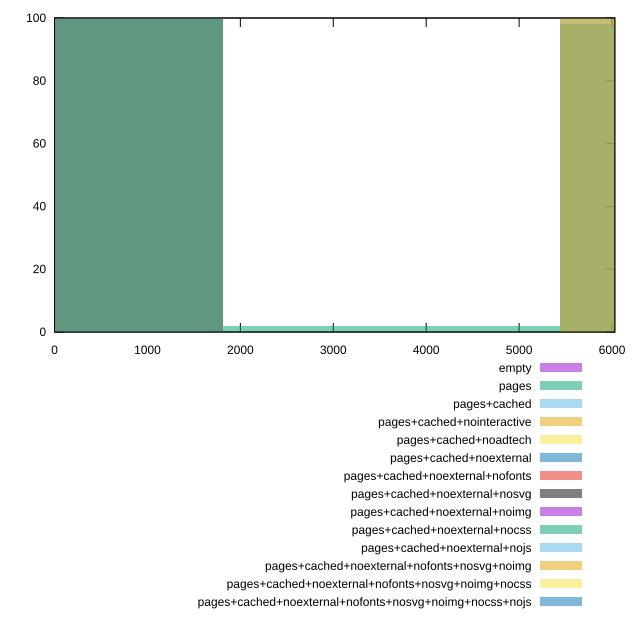

Write the gnuplot code that produced this figure.
reset

$empty <<EOF
0 100
EOF

$pages <<EOF
3627.9765787043034 2
7255.953157408607 98
EOF

$pagesCached <<EOF
7255.953157408607 100
EOF

$pagesCachedNointeractive <<EOF
7255.953157408607 100
EOF

$pagesCachedNoadtech <<EOF
0 100
EOF

$pagesCachedNoexternal <<EOF
0 100
EOF

$pagesCachedNoexternalNofonts <<EOF
0 100
EOF

$pagesCachedNoexternalNosvg <<EOF
0 100
EOF

$pagesCachedNoexternalNoimg <<EOF
0 100
EOF

$pagesCachedNoexternalNocss <<EOF
0 100
EOF

$pagesCachedNoexternalNojs <<EOF
0 100
EOF

$pagesCachedNoexternalNofontsNosvgNoimg <<EOF
0 100
EOF

$pagesCachedNoexternalNofontsNosvgNoimgNocss <<EOF
0 100
EOF

$pagesCachedNoexternalNofontsNosvgNoimgNocssNojs <<EOF
0 100
EOF

set key outside below
set boxwidth 3627.9765787043034
set xrange [0:6030]
set yrange [0:100]
set trange [0:100]
set style fill transparent solid 0.5 noborder
set terminal svg size 640, 620 enhanced background rgb 'white'
set output "reprap/uses-text-compression/comparison/histogram/all_raw.svg"

plot $empty title "empty" with boxes, \
     $pages title "pages" with boxes, \
     $pagesCached title "pages+cached" with boxes, \
     $pagesCachedNointeractive title "pages+cached+nointeractive" with boxes, \
     $pagesCachedNoadtech title "pages+cached+noadtech" with boxes, \
     $pagesCachedNoexternal title "pages+cached+noexternal" with boxes, \
     $pagesCachedNoexternalNofonts title "pages+cached+noexternal+nofonts" with boxes, \
     $pagesCachedNoexternalNosvg title "pages+cached+noexternal+nosvg" with boxes, \
     $pagesCachedNoexternalNoimg title "pages+cached+noexternal+noimg" with boxes, \
     $pagesCachedNoexternalNocss title "pages+cached+noexternal+nocss" with boxes, \
     $pagesCachedNoexternalNojs title "pages+cached+noexternal+nojs" with boxes, \
     $pagesCachedNoexternalNofontsNosvgNoimg title "pages+cached+noexternal+nofonts+nosvg+noimg" with boxes, \
     $pagesCachedNoexternalNofontsNosvgNoimgNocss title "pages+cached+noexternal+nofonts+nosvg+noimg+nocss" with boxes, \
     $pagesCachedNoexternalNofontsNosvgNoimgNocssNojs title "pages+cached+noexternal+nofonts+nosvg+noimg+nocss+nojs" with boxes

reset
